Frame 1 (no input): blank canvas, image omitted
Frame 60 (the mouse pressed at the canvas centre just before this capture): blank canvas, image omitted
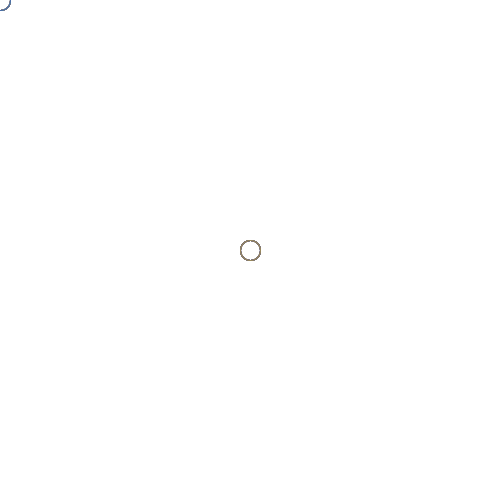
Frame 120 (the mouse held since frame 60 and released just before this capture)

The Processing sketch whose frames 1 and 60 were blank and that drew this single picture after the mouse press (run headless with seeded random() and noise(); from frame 60 on, the mouse is pressed at the canvas centre):

// Processing sketch: Conditionals_Ellipse_02
// ── Conditionals_Ellipse_02.pde
int ellipseWidth=20;
int diff=5;
color mycolor=color(255, 0, 0);
void setup() {
  size(500, 500);
  pixelDensity(2);
  noFill();
  stroke(mycolor);
  background(255);
}

void draw() {
  stroke(mycolor,100);
  ellipse(mouseX, mouseY, ellipseWidth, ellipseWidth);

  //ellipseWidth+=diff;
  if (ellipseWidth>width) {
    diff*=-1;
  }
  if (ellipseWidth<=20) {
    diff*=-1;
    mycolor=color(random(255), random(255), random(255));
  }
}
